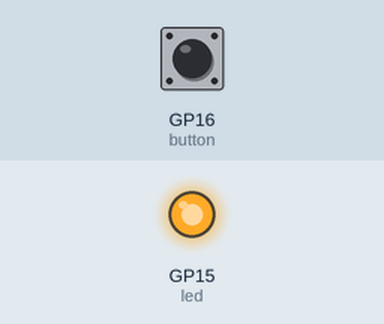
Recording of a program running on a simulated Raspberry Pi Pico running MicroPython. Shown: output pins drawn as LEDs (lit = HIGH). The test bench sets the inputs (shaded band); at power-on: GP16 (button) LOW. Random numbers come from a fixed seed; what the program prints to the serial console is not drawn.

Above: at 0.1 s.
At 7.0 s:
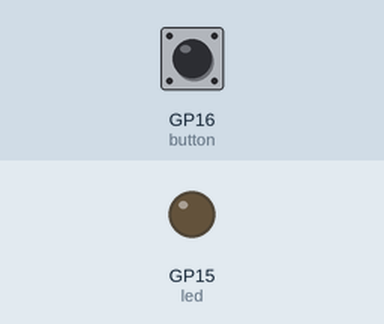
7.1 s: GP16 (button) pulled HIGH for 0.15 s
Timing chart, 0 to 10.1 s (numbered marks = the images above; inputs shaded):
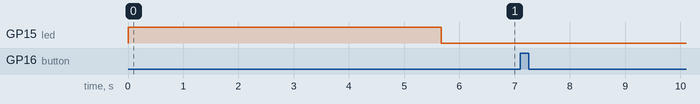

The program:

ReactionGame1Player.py
```python
import machine, utime, urandom

pressed = False

led = machine.Pin(15, machine.Pin.OUT)
button = machine.Pin(16, machine.Pin.IN, machine.Pin.PULL_DOWN)

def button_handler(pin):
    global pressed
    if not pressed:
        pressed = True
        print(pin)

led.value(1)
utime.sleep(urandom.uniform(5,10))
led.value(0)

button.irq(trigger=machine.Pin.IRQ_RISING, handler=button_handler)
```

Measured:
- after the input at 7.1 s, every drawn part: stays the same
